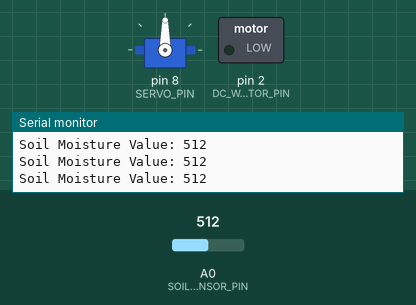
This sketch was run on a simulated Arduino Uno, built with avr-gcc and run on an emulated ATmega328P. Parts: servo, switched loads named in the sketch (green lamp = pin HIGH), the last lines printed to the serial monitor. The inputs (shaded band) are chosen by the test bench; at power-on: A0 (SOIL_SENSOR_PIN) = 512.

Above: at 1.2 s.
1.3 s: A0 (SOIL_SENSOR_PIN) set to 844
2.8 s: A0 (SOIL_SENSOR_PIN) set to 859
At 4.2 s:
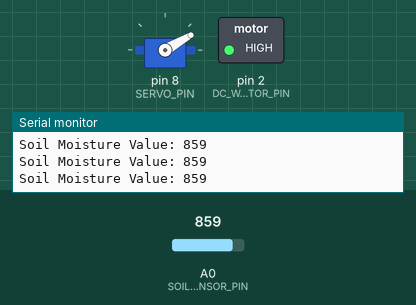
7.5 s: A0 (SOIL_SENSOR_PIN) set to 840
At 7.8 s:
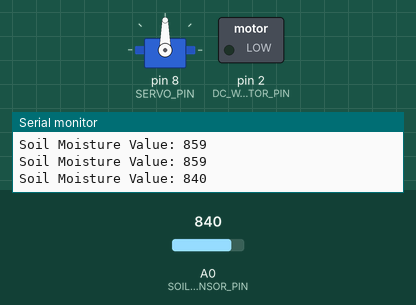
9.0 s: A0 (SOIL_SENSOR_PIN) set to 860
At 10.2 s:
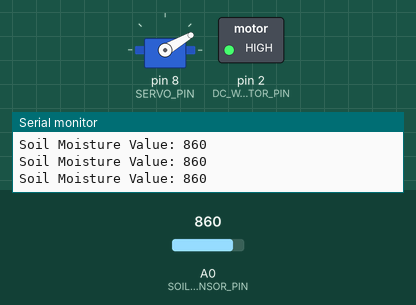
Timing chart, 0 to 11.5 s (numbered marks = the images above; inputs shaded):
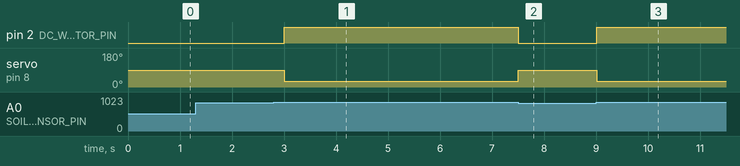

Measured:
- the behaviour switches between 850 and 851 on A0 (SOIL_SENSOR_PIN) (found by bisection; images 0 and 1)
- after the input at 2.8 s, pin 2 (DC_WATER_MOTOR_PIN): LOW → HIGH after 0.20 s; servo on pin 8 (SERVO_PIN): 90° → 30° after 0.20 s
- after the input at 7.5 s, pin 2 (DC_WATER_MOTOR_PIN): HIGH → LOW at once; servo on pin 8 (SERVO_PIN): 30° → 90° at once
- after the input at 9.0 s, pin 2 (DC_WATER_MOTOR_PIN): LOW → HIGH at once; servo on pin 8 (SERVO_PIN): 90° → 30° at once

The sketch:

EdgeNode.ino
```cpp
#include <Servo.h>
#include <Wire.h>

#define SOIL_SENSOR_PIN A0
#define DC_WATER_MOTOR_PIN 2
#define SERVO_PIN 8
#define SLAVE_ADDRESS 8


int soilMoisture = 0;
Servo potRotator;

void setup() {
  pinMode(DC_WATER_MOTOR_PIN, OUTPUT);
  digitalWrite(DC_WATER_MOTOR_PIN, LOW);
  potRotator.attach(SERVO_PIN);
  Wire.begin(SLAVE_ADDRESS);
  Wire.onRequest(sendDataToMaster);
  Wire.onReceive(receiveCommandFromMaster);
  Serial.begin(9600);
}

void loop() {
  soilMoisture = analogRead(SOIL_SENSOR_PIN);
  Serial.print("Soil Moisture Value: ");
  Serial.println(soilMoisture);
  if (soilMoisture > 850){
    digitalWrite(DC_WATER_MOTOR_PIN, HIGH);
  }
  else {
    digitalWrite(DC_WATER_MOTOR_PIN, LOW);
  }
  if (soilMoisture > 850){
    potRotator.write(30);
  }
  else{
    potRotator.write(90);
  }
  delay(500);
}

void sendDataToMaster() {
  int moistureToSend = soilMoisture;
  Wire.write((moistureToSend >> 8) & 0xFF);
  Wire.write(moistureToSend & 0xFF);
}

void receiveCommandFromMaster(int bytes) {
  if (bytes > 0) {
    char command = Wire.read();
    Serial.print("Received Command: ");
    Serial.println(command);
  }
}
```
